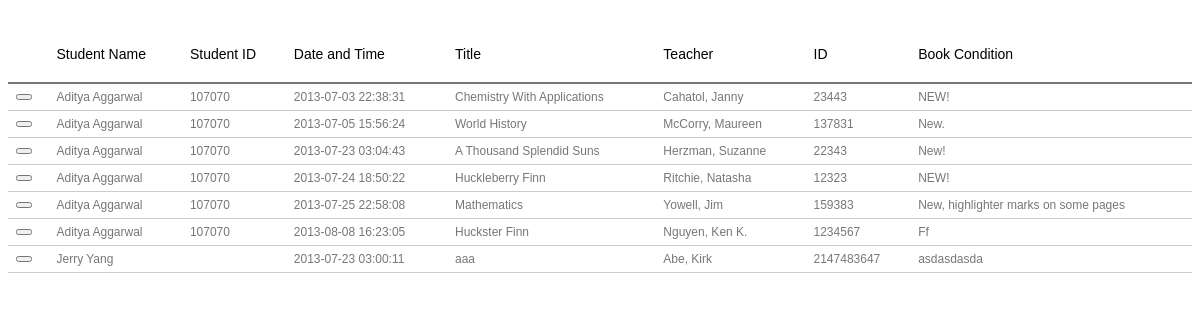
Page /admin/showbook2.php on the committed database.
### tables this page shows
CREATE TABLE `student_book` (
  `SubmitID` int(11) NOT NULL auto_increment,
  `student_id` int(11) unsigned NOT NULL,
  `teacher` varchar(255) NOT NULL,
  `booktitle` varchar(255) NOT NULL,
  `bookID` int(11) NOT NULL,
  `BookDesc` text NOT NULL,
  `Time` timestamp NOT NULL default CURRENT_TIMESTAMP on update CURRENT_TIMESTAMP,
  PRIMARY KEY  (`SubmitID`),
  KEY `student_id` (`student_id`),
  CONSTRAINT `student_book_ibfk_1` FOREIGN KEY (`student_id`) REFERENCES `users` (`pk_user`)
);

CREATE TABLE `users` (
  `pk_user` int(11) unsigned NOT NULL auto_increment,
  `email` varchar(120) NOT NULL,
  `flname` varchar(100) NOT NULL,
  `password` varchar(64) NOT NULL,
  `usr_ip` varchar(15) default NULL,
  `usr_nmb_logins` int(10) unsigned NOT NULL default '0',
  `usr_signup_date` timestamp NOT NULL default CURRENT_TIMESTAMP,
  `usr_userid` varchar(32) default NULL,
  `usr_confirm_hash` varchar(255) NOT NULL,
  `usr_is_confirmed` tinyint(1) NOT NULL default '0',
  `usr_resetpassword_hash` varchar(255) NOT NULL,
  `usr_is_blocked` tinyint(1) NOT NULL default '0',
  `usr_is_admin` tinyint(1) NOT NULL default '0',
  `st_id` int(11) default NULL,
  PRIMARY KEY  (`pk_user`),
  UNIQUE KEY `email` (`email`),
  KEY `pk_user` (`pk_user`)
);

### admin/showbook2.php (the view, shortened to what this page needs)
<link rel="stylesheet" href="../css/styleTable.css" />
<link href="//netdna.bootstrapcdn.com/font-awesome/3.2.1/css/font-awesome.css" rel="stylesheet">
<table id="hor-minimalist-b" summary="Books Submitted by Students">
    <thead>
    	<tr>
	    <th> </th>
	    <th scope="col">Student Name</th>
            <th scope="col">Student ID</th>
	    <th scope="col"> Date and Time </th>
        	<th scope="col">Title</th>
            <th scope="col">Teacher</th>
            <th scope="col">ID</th>
	     <th scope="col">Book Condition</th>
        </tr>
    </thead>
    <tbody>
<?php
  if (!isset($_POST['studentname'], $_POST['studentID'], $_POST['bookID'])) {
    $cont=  new mysqli(DB_SERVER,DB_USER,DB_PASS,DB_NAME);
    $queriedt=$cont->query("SELECT * FROM users ORDER BY flname ASC");
    while ($rowt=$queriedt->fetch_assoc()) {
	$userStarter=$rowt['pk_user'];
	$conb= new mysqli(DB_SERVER,DB_USER,DB_PASS,DB_NAME);
	$queriedb=$conb->query("SELECT * FROM student_book WHERE student_id='$userStarter'");
	while($rowb = $queriedb->fetch_assoc())
	    {
		$submiter=$rowb['SubmitID'];
		$connetctor=new mysqli(DB_SERVER,DB_USER,DB_PASS,DB_NAME);
		$querier=$connetctor->query("SELECT * FROM users WHERE pk_user='$userStarter'");
		$rower=$querier->fetch_assoc();
		echo '<tr>
			    <td> <form action="admin.php" method="post"> <button name="deleter" class="deleter" type="submit" value="'.$submiter.'" style="float:left;"><i class="icon-remove"> </i></button> </form> </td>
			    <td>'. $rower['flname']. '</td>
			    <td>'. $rower['st_id'].'</td>
			    <td>'. $rowb['Time'].'</td>
			    <td>'. $rowb['booktitle'].'</td>
			    <td>'.$rowb['teacher'].'</td>
			    <td>'.$rowb['bookID'].'</td>
			    <td>'.$rowb['BookDesc'].'</td>
		</tr>
		';
	    }
	}
  }
?>
</tbody>
</table>

### css/styleTable.css (style rules this page uses)
#hor-minimalist-b { font-family: "Lucida Sans Unicode", "Lucida Grande", Sans-Serif; font-size: 12px; background: #FFFFFF; width: 100%; border-collapse: collapse; text-align: left; border-radius:20px; }
#hor-minimalist-b th { font-size: 14px; font-weight: normal; color: #000000; padding: 20px 8px; border-bottom: 2px solid #777777; }
#hor-minimalist-b td { border-bottom: 1px solid #ccc; color: #777777; padding: 6px 8px; }

### rows in the picture
student_book: $submiter 66 (drawn), student.flname "Aditya Aggarwal", student.st_id "107070", Time "2013-07-03 22:38:31", booktitle "Chemistry With Applications", teacher "Cahatol, Janny", bookID "23443", BookDesc "NEW!"
student_book: $submiter 67 (drawn), student.flname "Aditya Aggarwal", student.st_id "107070", Time "2013-07-05 15:56:24", booktitle "World History", teacher "McCorry, Maureen", bookID "137831", BookDesc "New."
student_book: $submiter 69 (drawn), student.flname "Aditya Aggarwal", student.st_id "107070", Time "2013-07-23 03:04:43", booktitle "A Thousand Splendid Suns", teacher "Herzman, Suzanne", bookID "22343", BookDesc "New!"
student_book: $submiter 70 (drawn), student.flname "Aditya Aggarwal", student.st_id "107070", Time "2013-07-24 18:50:22", booktitle "Huckleberry Finn", teacher "Ritchie, Natasha", bookID "12323", BookDesc "NEW!"
student_book: $submiter 71 (drawn), student.flname "Aditya Aggarwal", student.st_id "107070", Time "2013-07-25 22:58:08", booktitle "Mathematics", teacher "Yowell, Jim", bookID "159383", BookDesc "New, highlighter marks on some pages"
student_book: $submiter 72 (drawn), student.flname "Aditya Aggarwal", student.st_id "107070", Time "2013-08-08 16:23:05", booktitle "Huckster Finn", teacher "Nguyen, Ken K.", bookID "1234567", BookDesc "Ff"
student_book: $submiter 68 (drawn), student.flname "Jerry Yang", Time "2013-07-23 03:00:11", booktitle "aaa", teacher "Abe, Kirk", bookID "2147483647", BookDesc "asdasdasda"
